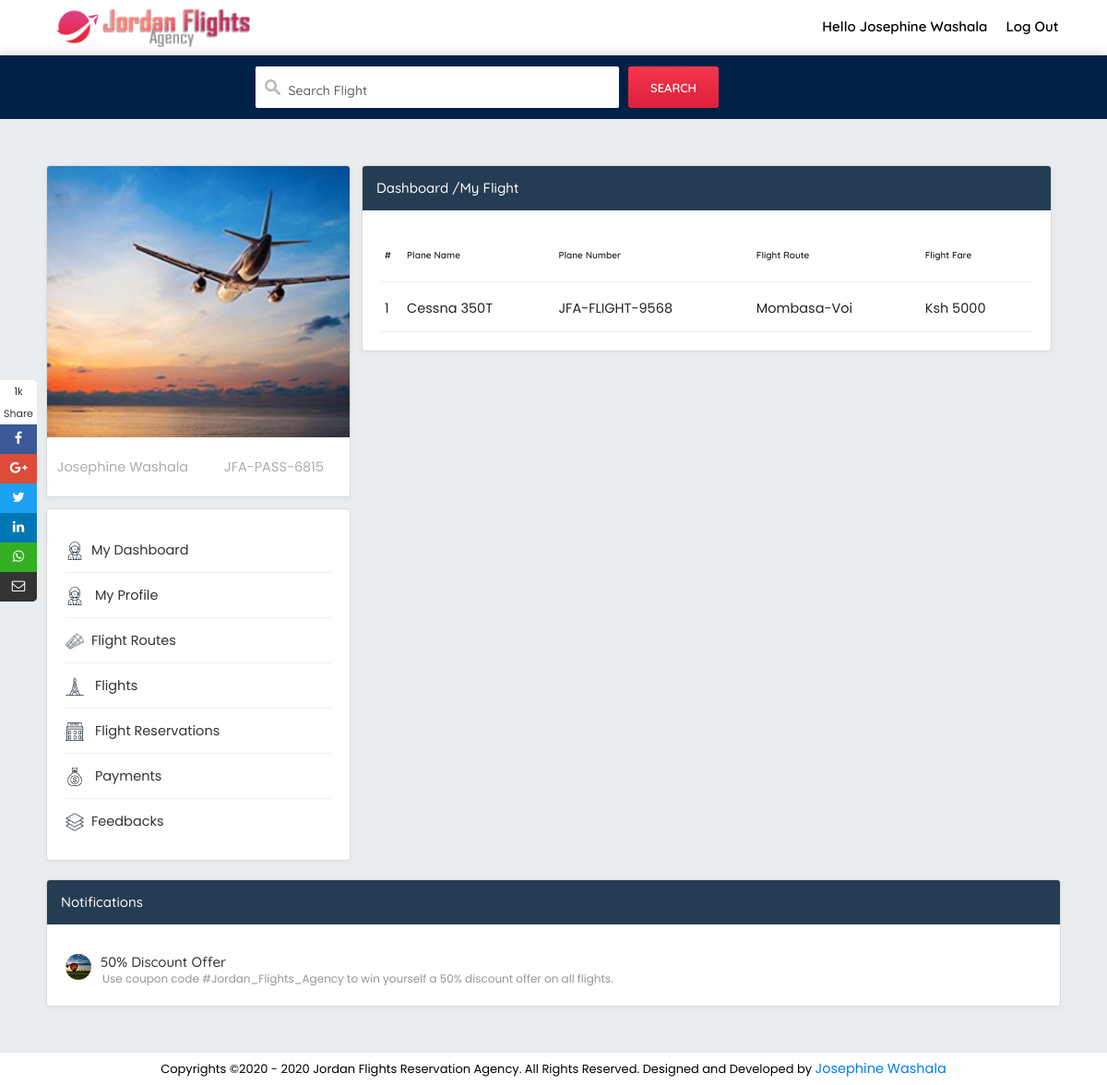
Page /pages_booked_flight.php (signed in) on the committed database.
### tables this page shows
CREATE TABLE `jordan_passengers` (
  `jp_id` int(20) NOT NULL,
  `jp_name` varchar(200) NOT NULL,
  `jp_national_id` varchar(200) NOT NULL,
  `jp_phone` varchar(200) NOT NULL,
  `jp_number` varchar(200) NOT NULL,
  `passport_pic` varchar(200) NOT NULL,
  `jp_email` varchar(200) NOT NULL,
  `jp_pwd` varchar(200) NOT NULL,
  `jp_gender` varchar(200) NOT NULL,
  `jp_date_joined` timestamp(4) NOT NULL DEFAULT CURRENT_TIMESTAMP(4) ON UPDATE CURRENT_TIMESTAMP(4)
);

CREATE TABLE `jordan_flights_reservation` (
  `jfs_id` int(20) NOT NULL,
  `jfs_number` varchar(200) NOT NULL,
  `jf_id` varchar(200) NOT NULL,
  `jf_name` varchar(200) NOT NULL,
  `jf_route` varchar(200) NOT NULL,
  `jf_number` varchar(200) NOT NULL,
  `jf_deptime` varchar(200) NOT NULL,
  `jf_arrtime` varchar(200) NOT NULL,
  `jp_id` varchar(200) NOT NULL,
  `jp_number` varchar(200) NOT NULL,
  `jp_name` varchar(200) NOT NULL,
  `jp_national_id` varchar(200) NOT NULL,
  `jf_flight_fare` varchar(200) NOT NULL,
  `jfs_date` timestamp(6) NOT NULL DEFAULT CURRENT_TIMESTAMP(6) ON UPDATE CURRENT_TIMESTAMP(6),
  `payment_stats` varchar(200) NOT NULL
);

### pages_booked_flight.php (the view, shortened to what this page needs)
<?php
	include('_partials/config.php');
    $jp_id = $_SESSION['jp_id'];
    $ret="SELECT  * FROM  jordan_passengers  WHERE jp_id=?";
    $stmt= $mysqli->prepare($ret) ;
    $stmt->bind_param('i', $jp_id);
    $stmt->execute() ;
    $res=$stmt->get_result();
    while($row=$res->fetch_object())
    {
		if($row->passport_pic  == '')
			{
				$passenger_dic =
						"
							<img src='images/place3.jpg' alt='$row->jp_number' />
						";
			}
			else
			{
				$passenger_dic =
						"
						<img src='images/passenger/$row->passport_pic' alt='$row->jp_number' />
						";
			}
    ?>
	<!DOCTYPE html>
		<html lang="en">
			<?php include("_partials/head.php");?>
			<body>
				<section>
					<div class="top-logo" data-spy="affix" data-offset-top="250">
						<div class="container">
							<div class="row">
								<div class="col-md-12">
									<div class="wed-logo">
										<a href="pages_dashboard.php"><img src="images/logo.png" alt="" />
										</a>
									</div>
									<div class="main-menu">
										<ul>
											<li><a  href="pages_passenger_profile.php">Hello <?php echo $row->jp_name;?></a>
											</li>
											<li><a href="pages_logout.php">Log Out</a>
											</li>
										</ul>
									</div>
								</div>
							</div>
						</div>
					</div>
					<div class="search-top">
						<div class="container">
							<div class="row">
								<div class="col-md-12">
									<div class="search-form">
									<form action="pages_view_flights.php" class="tourz-search-form">
										<div class="input-field">
											<input type="text" id="select-search" class="autocomplete">
											<label for="select-search" class="search-hotel-type">Search Flight</label>
										</div>
										<div class="input-field">
											<input type="submit" value="search" class="waves-effect waves-light tourz-sear-btn"> </div>
									</form>
									</div>
								</div>
							</div>
						</div>
					</div>
				</section>
				<section>
					<div class="db">
						<div class="db-l">
							<div class="db-l-1">
								<ul>
									<li>
										<?php
										 echo $passenger_dic;
										?>
									</li>
									<li><span></span><?php echo $row->jp_name;?></li>
									<li><span></span><?php echo $row->jp_number;?></li>
								</ul>
							</div>
							<div class="db-l-2">
								<ul>
									<li>
										<a href="pages_dashboard.php"><img src="images/icon/dbl6.png" alt="" />My Dashboard</a>
									</li>
									<li>
										<a href="pages_passenger_profile.php"><img src="images/icon/dbl6.png" alt="" /> My Profile</a>
									</li>
									<li>
										<a href="pages_flight_route.php"><img src="images/icon/dbl1.png" alt="" />Flight Routes</a>
									</li>
									<li>
										<a href="pages_view_flights.php"><img src="images/icon/dbl2.png" alt="" /> Flights</a>
									</li>
									<li>
										<a href="pages_flight_reservations.php"><img src="images/icon/dbl3.png" alt="" /> Flight Reservations</a>
									</li>
									<li>
										<a href="pages_reservations_paymanets.php"><img src="images/icon/dbl9.png" alt="" /> Payments</a>
									</li>
									<li>
										<a href="pages_feedbacks.php"><img src="images/icon/dbl7.png" alt="" />Feedbacks</a>
									</li>
								</ul>
							</div>
						</div>
						<div class="db-2">
                            <div class="db-2-com db-2-main">
                                <h4>Dashboard /My Flight</h4>
                                <div class="db-2-main-com db-2-main-com-table">
                                    <table class="responsive-table">
                                        <thead>
											<tr>
												<th>#</th>
												<th>Plane Name</th>
												<th>Plane Number</th>
												<th>Flight Route</th>
												<th>Flight Fare</th>
                                            </tr>
                                        </thead>
                                        <tbody>
                                            <?php
                                                $jp_id = $_SESSION['jp_id'];
												$ret="SELECT * FROM  jordan_flights_reservation WHERE jp_id = ?";
                                                $stmt= $mysqli->prepare($ret) ;
                                                $stmt->bind_param('i', $jp_id);
												$stmt->execute() ;
												$res=$stmt->get_result();
												$cnt=1;
												while($row=$res->fetch_object())
												{
											?>
												<tr>
													<td><?php echo $cnt;?></td>
													<td><?php echo $row->jf_name;?></td>
													<td><?php echo $row->jf_number;?></td>
													<td><?php echo $row->jf_route;?></td>
													<td><?php echo $row->jf_flight_fare;?></td>
												</tr>
											<?php
												$cnt = $cnt+1;
											}
											?>
                                        </tbody>
                                    </table>
                                </div>
                            </div>
                        </div>
						<?php include("_partials/notifications.php");?>
					</div>
				</section>
			<?php include("_partials/footer.php");?>
				<section>
					<div class="icon-float">
						<ul>
							<li><a href="#" class="sh">1k <br> Share</a> </li>
							<li><a href="#" class="fb1"><i class="fa fa-facebook" aria-hidden="true"></i></a> </li>
							<li><a href="#" class="gp1"><i class="fa fa-google-plus" aria-hidden="true"></i></a> </li>
							<li><a href="#" class="tw1"><i class="fa fa-twitter" aria-hidden="true"></i></a> </li>
							<li><a href="#" class="li1"><i class="fa fa-linkedin" aria-hidden="true"></i></a> </li>
							<li><a href="#" class="wa1"><i class="fa fa-whatsapp" aria-hidden="true"></i></a> </li>
							<li><a href="#" class="sh1"><i class="fa fa-envelope-o" aria-hidden="true"></i></a> </li>
						</ul>
					</div>
				</section>
			</body>
	</html>
<?php }?>

### _partials/notifications.php
<div class="db-3">
    <h4>Notifications</h4>
    <ul>
        <li>
            <a href="#!"> <img src="images/icon/dbr1.jpg" alt="" />
                <h5>50% Discount Offer</h5>
                <p>Use coupon code #Jordan_Flights_Agency to win yourself a 50% discount offer on all flights.</p>
            </a>
        </li>
    </ul>
</div>

### _partials/footer.php
<section>
	<div class="rows copy">
		<div class="container">
			<p>
				Copyrights ©2020 - <?php echo date('Y');?>  Jordan Flights Reservation Agency. All Rights Reserved. Designed and Developed by
				<a href="https://martdev.info/" target="_blank">Josephine Washala</a>
			</p>
		</div>
	</div>
</section>
<section>
	<div class="icon-float">
		<ul>
			<li><a href="#" class="sh">1k <br> Share</a> </li>
			<li><a href="#" class="fb1"><i class="fa fa-facebook" aria-hidden="true"></i></a> </li>
			<li><a href="#" class="gp1"><i class="fa fa-google-plus" aria-hidden="true"></i></a> </li>
			<li><a href="#" class="tw1"><i class="fa fa-twitter" aria-hidden="true"></i></a> </li>
			<li><a href="#" class="li1"><i class="fa fa-linkedin" aria-hidden="true"></i></a> </li>
			<li><a href="#" class="wa1"><i class="fa fa-whatsapp" aria-hidden="true"></i></a> </li>
			<li><a href="#" class="sh1"><i class="fa fa-envelope-o" aria-hidden="true"></i></a> </li>
		</ul>
	</div>
</section>

### css/mob.css (style rules this page uses)
@media screen and (max-width: 1330px) { .db-l { width: 30%; } }
@media screen and (max-width: 1330px) { .db-2 { width: 68%; margin-right: 0px; } }
@media screen and (max-width: 1330px) { .db-3 { width: 100%; margin-top: 20px; } }

### rows in the picture
jordan_passengers: jp_name "Josephine Washala", jp_number "JFA-PASS-6815"
jordan_flights_reservation: jf_name "Cessna 350T", jf_number "JFA-FLIGHT-9568", jf_route "Mombasa-Voi", jf_flight_fare "Ksh 5000"
